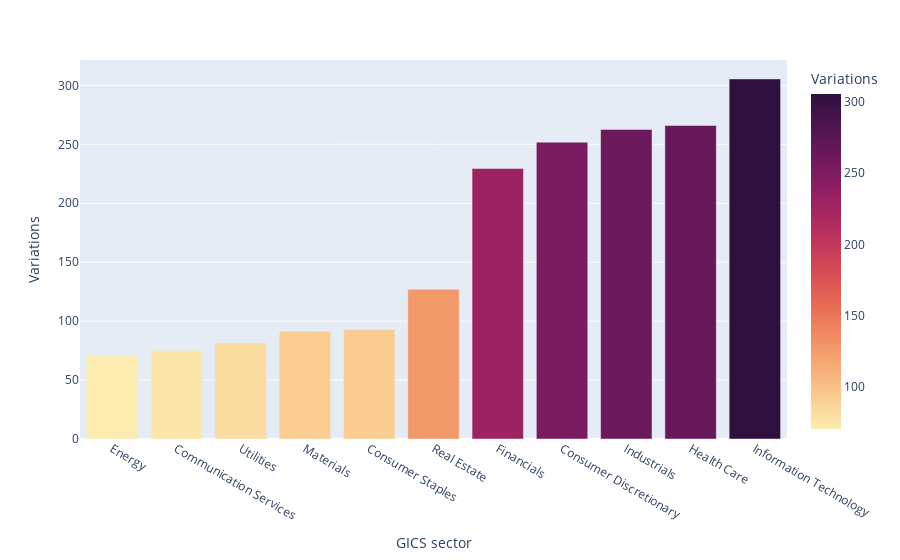

Write notebook code for a chart like this one.
### Markdown cell above
## ¿Cuáles son las mejores industrias que pertenecen al SP500 en las cuales se puede invertir?

### Code cell
Variations_group_by_sector = pd.DataFrame(sp500.groupby("GICS sector")["Variations"].sum())
Variations_group_by_sector.sort_values(by="Variations",inplace=True)

py.init_notebook_mode(connected=True)
fig = px.bar(Variations_group_by_sector,
             x=Variations_group_by_sector.index,
             y="Variations", color='Variations',
            color_continuous_scale=px.colors.sequential.matter)
fig.show()

### Figure 1 — Plotly figure (JSON) as saved in the notebook; plotly's stock layout.template omitted (floating-point values rounded to 4 significant figures)
{"data": [{"alignmentgroup": "True", "hovertemplate": "GICS sector=%{x}<br>Variations=%{marker.color}<extra></extra>", "legendgroup": "", "marker": {"color": [70.66, 75.19, 81.71, 91.49, 92.85, 127.0, 229.5, 251.8, 262.7, 266.0, 305.4], "coloraxis": "coloraxis", "pattern": {"shape": ""}}, "name": "", "offsetgroup": "", "orientation": "v", "showlegend": false, "textposition": "auto", "type": "bar", "x": ["Energy", "Communication Services", "Utilities", "Materials", "Consumer Staples", "Real Estate", "Financials", "Consumer Discretionary", "Industrials", "Health Care", "Information Technology"], "xaxis": "x", "y": [70.66, 75.19, 81.71, 91.49, 92.85, 127.0, 229.5, 251.8, 262.7, 266.0, 305.4], "yaxis": "y"}], "layout": {"barmode": "relative", "coloraxis": {"colorbar": {"title": {"text": "Variations"}}, "colorscale": [[0, "rgb(253, 237, 176)"], [0.09091, "rgb(250, 205, 145)"], [0.1818, "rgb(246, 173, 119)"], [0.2727, "rgb(240, 142, 98)"], [0.3636, "rgb(231, 109, 84)"], [0.4545, "rgb(216, 80, 83)"], [0.5455, "rgb(195, 56, 90)"], [0.6364, "rgb(168, 40, 96)"], [0.7273, "rgb(138, 29, 99)"], [0.8182, "rgb(107, 24, 93)"], [0.9091, "rgb(76, 21, 80)"], [1, "rgb(47, 15, 61)"]]}, "legend": {"tracegroupgap": 0}, "margin": {"t": 60}, "xaxis": {"anchor": "y", "domain": [0, 1], "title": {"text": "GICS sector"}}, "yaxis": {"anchor": "x", "domain": [0, 1], "title": {"text": "Variations"}}}}
